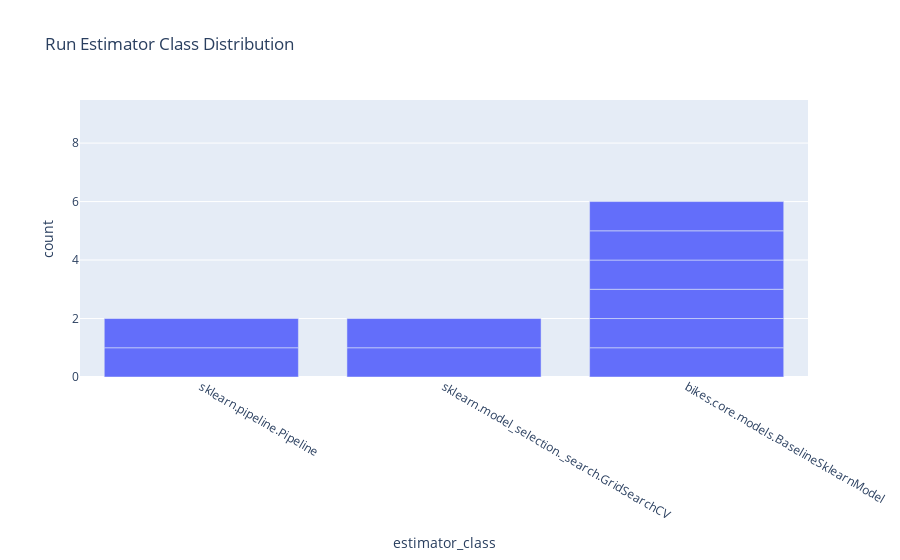

Write notebook code for a chart like this one.
### Code cell
px.bar(runs, x="estimator_class", title="Run Estimator Class Distribution")

### Figure 1 — Plotly figure (JSON) as saved in the notebook; plotly's stock layout.template omitted (floating-point values rounded to 4 significant figures)
{"data": [{"alignmentgroup": "True", "hovertemplate": "estimator_class=%{x}<br>count=%{y}<extra></extra>", "legendgroup": "", "marker": {"color": "#636efa", "pattern": {"shape": ""}}, "name": "", "offsetgroup": "", "orientation": "v", "showlegend": false, "textposition": "auto", "type": "bar", "x": [null, null, null, null, "sklearn.pipeline.Pipeline", "sklearn.model_selection._search.GridSearchCV", "bikes.core.models.BaselineSklearnModel", "bikes.core.models.BaselineSklearnModel", "bikes.core.models.BaselineSklearnModel", null, null, null, null, "sklearn.pipeline.Pipeline", "bikes.core.models.BaselineSklearnModel", "sklearn.model_selection._search.GridSearchCV", "bikes.core.models.BaselineSklearnModel", "bikes.core.models.BaselineSklearnModel", null], "xaxis": "x", "y": [1, 1, 1, 1, 1, 1, 1, 1, 1, 1, 1, 1, 1, 1, 1, 1, 1, 1, 1], "yaxis": "y"}], "layout": {"barmode": "relative", "legend": {"tracegroupgap": 0}, "title": {"text": "Run Estimator Class Distribution"}, "xaxis": {"anchor": "y", "domain": [0, 1], "title": {"text": "estimator_class"}}, "yaxis": {"anchor": "x", "domain": [0, 1], "title": {"text": "count"}}}}
